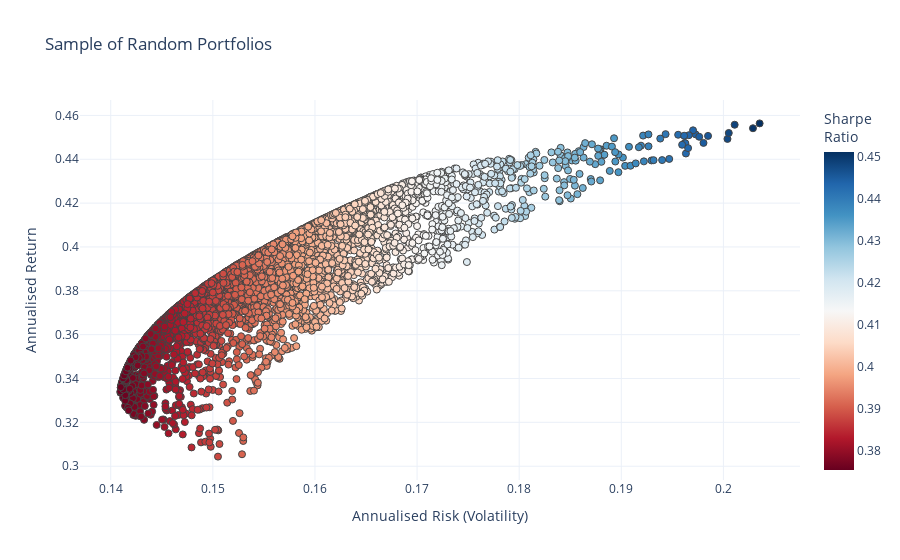

The notebook cell saved with this chart:
### Code cell
a=generate_portfolios(stocks_daily_return,5000)
risk_free_rate=0
fig = go.Figure()
fig.add_trace(go.Scatter(x=a[1], 
                         y=a[0], 
                      #- Add color scale for sharpe ratio   
                      marker=dict(color=(a[1]-risk_free_rate)/(a[1]**0.5), 
                                  showscale=True, 
                                  size=7,
                                  line=dict(width=1),
                                  colorscale="RdBu",
                                  colorbar=dict(title="Sharpe<br>Ratio")
                                 ), 
                      mode='markers'))
#- Add title/labels
fig.update_layout(template='plotly_white',
                  xaxis=dict(title='Annualised Risk (Volatility)'),
                  yaxis=dict(title='Annualised Return'),
                  title='Sample of Random Portfolios',
                  coloraxis_colorbar=dict(title="Sharpe Ratio"))

### Figure 1 — Plotly figure (JSON) as saved in the notebook; plotly's stock layout.template omitted (floating-point values rounded to 4 significant figures; data arrays with more than 128 entries replaced by an {"elided": "..."} marker saying what was removed)
{"data": [{"marker": {"color": {"elided": "5000 float values"}, "colorbar": {"title": {"text": "Sharpe<br>Ratio"}}, "colorscale": [[0, "rgb(103,0,31)"], [0.1, "rgb(178,24,43)"], [0.2, "rgb(214,96,77)"], [0.3, "rgb(244,165,130)"], [0.4, "rgb(253,219,199)"], [0.5, "rgb(247,247,247)"], [0.6, "rgb(209,229,240)"], [0.7, "rgb(146,197,222)"], [0.8, "rgb(67,147,195)"], [0.9, "rgb(33,102,172)"], [1, "rgb(5,48,97)"]], "line": {"width": 1}, "showscale": true, "size": 7}, "mode": "markers", "type": "scatter", "x": {"elided": "5000 float values"}, "y": {"elided": "5000 float values"}}], "layout": {"coloraxis": {"colorbar": {"title": {"text": "Sharpe Ratio"}}}, "title": {"text": "Sample of Random Portfolios"}, "xaxis": {"title": {"text": "Annualised Risk (Volatility)"}}, "yaxis": {"title": {"text": "Annualised Return"}}}}
